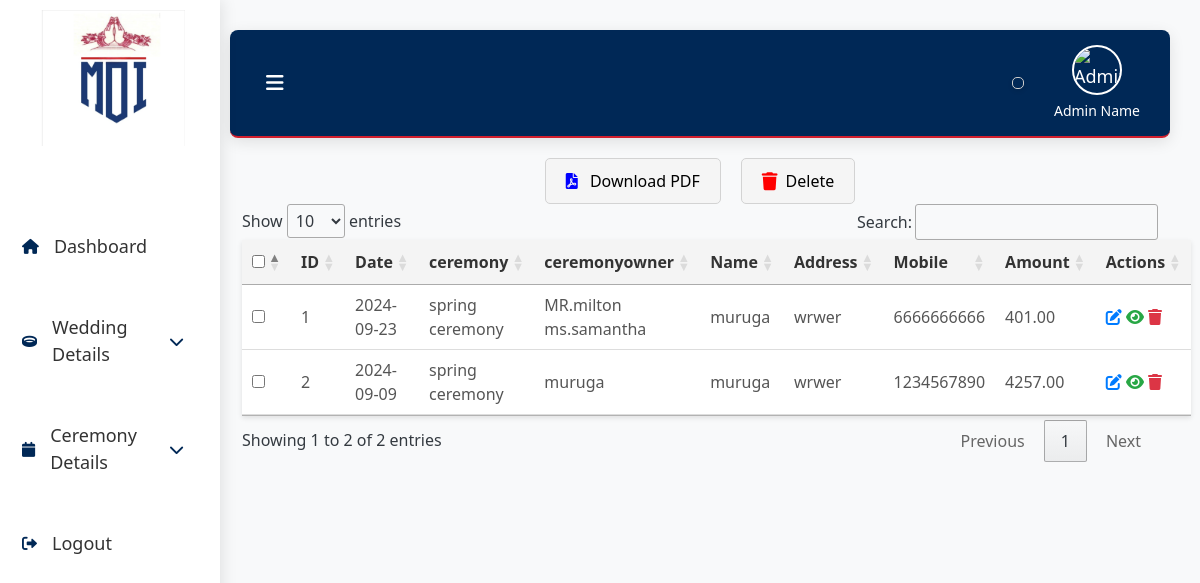
Screenshot of /ceremony_display.php (signed in) with the database file from the repository.
### tables this page shows
CREATE TABLE `ceremony_moi` (
  `id` int(11) NOT NULL,
  `swaminame` varchar(225) NOT NULL,
  `date` date NOT NULL DEFAULT current_timestamp(),
  `ceremony` varchar(225) NOT NULL,
  `ceremonyowner` varchar(225) NOT NULL,
  `mahal` varchar(225) NOT NULL,
  `name` varchar(225) NOT NULL,
  `address` varchar(225) NOT NULL,
  `mobile` varchar(20) NOT NULL,
  `amount` decimal(10,2) NOT NULL
);

### ceremony_display.php (the view, shortened to what this page needs)
<?php
include('db.php');
$sql = "SELECT * FROM ceremony_moi ORDER BY date DESC";
$result = $con->query($sql);
?>
<!DOCTYPE html>
<html lang="en">
<head>
    <link rel="stylesheet" href="https://cdnjs.cloudflare.com/ajax/libs/font-awesome/6.0.0-beta3/css/all.min.css">
    <link rel="stylesheet" type="text/css" href="https://cdn.datatables.net/1.10.21/css/jquery.dataTables.css">
    <link href="https://cdn.jsdelivr.net/npm/bootstrap@5.3.3/dist/css/bootstrap.min.css" rel="stylesheet">
  </head>
  <body>
</head>
<body>
<div class="sidebar">
        <div class="logo">
            <img src="asset/image/img/e11b7541-268d-43bd-8658-22c2cb761d9d.jfif" alt="Logo">
        </div>
        <ul>
        <li><a href="dashboard.php" class="active"><i class="fa fa-home" aria-hidden="true"></i> <span class="trans" data-en="Dashboard">Dashboard</span></a></li>
            <li class="dropdown">
                <a href="#" id="weddingDetailsToggle"><i class="fa fa-ring"></i><span class="trans" data-en="Wedding Details">Wedding Details</span><i class="fa fa-chevron-down"></i></a>
            </li>
            <li class="dropdown">
                <a href="#" id="ceremonyDetailsToggle"><i class="fa fa-calendar"></i><span class="trans" data-en="Ceremony Details">Ceremony Details</span><i class="fa fa-chevron-down"></i></a>
            </li>
            <li><a href="logout.php"><i class="fas fa-sign-out-alt"></i> Logout</a></li>
        </ul>
    </div>
    <div class="main-content">
        <div class="header">
            <div class="header-left">
                <button class="toggle-btn" id="toggleBtn"><i class="fas fa-bars"></i></button>
            </div>
            <div class="header-right">
            <div id="google_translate_element"></div>
                <div class="admin-info">
                    <img src="https://cdn.vectorstock.com/i/500p/30/97/flat-business-man-user-profile-avatar-icon-vector-4333097.avif" alt="Admin Image" class="admin-image">
                    <div class="admin-name">Admin Name</div>
                </div>
            </div>
        </div>
        <div class="container">
    <form method="POST" action="ceremony_delete_record.php">
        <div class="button-container">
            <button id="downloadPdfBtn" type="button">
                <i class="fas fa-file-pdf"></i> Download PDF
            </button>
            <button type="submit" class="delete-btn">
    <i class="fa-solid fa-trash"></i> Delete
</button>
        </div>
<table id="dataTable">
        <thead>
<tr>
                <th><input type="checkbox" id="select-all"></th>
                    <th>ID</th>
                    <th>Date</th>
                    <th>ceremony</th>
                    <th>ceremonyowner</th>
                    <th>Name</th>
                    <th>Address</th>
                    <th>Mobile</th>
                    <th>Amount</th>
                    <th>Actions</th>
                </tr>
            </thead>
            <tbody>
                <?php if ($result->num_rows > 0): ?>
                    <?php $sno = 1; ?>
                    <?php while($row = $result->fetch_assoc()): ?>
                        <tr>
                        <td><input type="checkbox" name="selected_ids[]" value="<?= htmlspecialchars($row['id']); ?>"></td>
                        <td><?= htmlspecialchars($sno++); ?></td>
                         <td><?php echo htmlspecialchars($row['date']); ?></td>
                            <td><?php echo htmlspecialchars($row['ceremony']); ?></td>
                            <td><?php echo htmlspecialchars($row['ceremonyowner']); ?></td>
                            <td><?php echo htmlspecialchars($row['name']); ?></td>
                            <td><?php echo htmlspecialchars($row['address']); ?></td>
                            <td><?php echo htmlspecialchars($row['mobile']); ?></td>
                            <td><?php echo htmlspecialchars($row['amount']); ?></td>
                            <td class="actions">
                                <a href="ceremony_edit.php?id=<?php echo htmlspecialchars($row['id']); ?>" title="Edit"><i class="fas fa-edit"></i></a>
                                <a href="ceremony_view.php?id=<?php echo htmlspecialchars($row['id']); ?>" title="View"><i class="fas fa-eye"></i></a>
                                <a href="javascript:void(0);" onclick="confirmDelete(<?php echo $row['id']; ?>)" title="Delete"><i class="fas fa-trash"></i></a>
                            </td>
                        </tr>
                    <?php endwhile; ?>
                <?php else: ?>
                    <tr>
                        <td colspan="10">No records found</td>
                    </tr>
                <?php endif; ?>
            </tbody>
        </table>
        </form>
</body>
</html>

### ceremony_display.php (style rules this page uses)
body { margin: 0; padding: 0; font-family: 'Segoe UI', Tahoma, Geneva, Verdana, sans-serif; background: #f8f9fa; color: #343a40; display: flex; height: 100vh; overflow: hidden; animation: fadeIn 1s ease-in-out; }
.sidebar { width: 220px; background-color: #ffffff; padding: 10px; display: flex; flex-direction: column; position: fixed; height: 100vh; box-shadow: 2px 0 15px rgba(0, 0, 0, 0.1); transition: transform 0.3s ease-in-out; z-index: 1000; overflow-y: auto; }
.sidebar i { color: #002856; }
.sidebar ul { list-style: none; padding: 0; margin: 0; flex: 1; display: flex; flex-direction: column; margin-top: 30px; }
.sidebar ul li { margin: 15px 0; position: relative; }
.sidebar ul li a { color: #333; text-decoration: none; display: flex; align-items: center; font-size: 18px; padding: 12px; border-radius: 8px; transition: background-color 0.3s ease, color 0.3s ease; }
.sidebar ul li i { margin-right: 15px; font-size: 15px; }
.main-content { flex: 1; margin-left: 200px; padding: 30px; display: flex; flex-direction: column; overflow-y: auto; transition: margin-left 0.3s ease-in-out; animation: fadeInUp 0.7s ease-in-out; }
.header { background: linear-gradient(90deg, #002856, #002856); padding: 15px 30px; color: #FFFFFF; font-size: 18px; border-bottom: 2px solid #D21F2D; display: flex; align-items: center; justify-content: space-between; border-radius: 8px; box-shadow: 0 4px 15px rgba(0, 0, 0, 0.1); position: relative; }
.header .header-left { display: flex; align-items: center; flex: 1; }
.header .header-left .toggle-btn { background: none; border: none; color: #FFFFFF; font-size: 20px; cursor: pointer; margin-right: 20px; }
.header .header-right { display: flex; align-items: center; }
.admin-info { display: flex; flex-direction: column; align-items: center; color: #FFFFFF; margin-left: 20px; }
.admin-image { width: 50px; height: 50px; border-radius: 50%; object-fit: cover; border: 2px solid #FFFFFF; margin-bottom: 5px; }
.admin-name { font-size: 14px; color: #FFFFFF; }
.logo { display: flex; justify-content: center; margin-bottom: 30px; }
.logo img { width: 150px; height: auto; }
table { width: 100%; border-collapse: collapse; margin: 30px 0; box-shadow: 0 2px 5px rgba(0, 0, 0, 0.1); background-color: #ffffff; }
table th { background-color: #f4f4f4; font-weight: bold; text-align: left; padding: 12px; border-bottom: 2px solid #ddd; color: #333; }
table td { padding: 12px; border-bottom: 1px solid #ddd; text-align: left; color: #555; }
table tr:nth-child(even) { background-color: #f9f9f9; }
.actions a .fas.fa-edit { color: #007bff; transition: color 0.3s ease; }
.actions a .fas.fa-eye { color: #28a745; transition: color 0.3s ease; }
.actions a .fas.fa-trash { color: #dc3545; transition: color 0.3s ease; }
#google_translate_element { margin: 10px; padding: 5px; border: 1px solid #ccc; border-radius: 5px; background: linear-gradient(90deg, #002856, #002856); box-shadow: 0 2px 5px rgba(0, 0, 0, 0.1); font-family: Arial, sans-serif; text-align: center; }
.button-container { display: flex; justify-content: center; align-items: center; margin-top: 20px; gap: 20px; }
#downloadPdfBtn { background-color: whitesmoke; color: black; border: 1px solid lightgray; border-radius: 5px; padding: 10px 20px; font-size: 16px; cursor: pointer; transition: background-color 0.3s, transform 0.2s; }
#downloadPdfBtn i { margin-right: 8px; color: blue; }
button[type="submit"] { background-color: whitesmoke; color: black; border: 1px solid lightgray; border-radius: 5px; padding: 10px 20px; font-size: 16px; cursor: pointer; transition: background-color 0.3s, transform 0.2s; display: inline-flex; align-items: center; }
button[type="submit"] i { margin-right: 8px; font-size: 18px; color: red; }

### rows the page displays
ceremony_moi: date "2024-09-23", ceremony "spring ceremony", ceremonyowner "MR.milton ms.samantha", name "muruga", address "wrwer", mobile "6666666666", amount "401.00"
ceremony_moi: date "2024-09-09", ceremony "spring ceremony", ceremonyowner "muruga", name "muruga", address "wrwer", mobile "1234567890", amount "4257.00"
